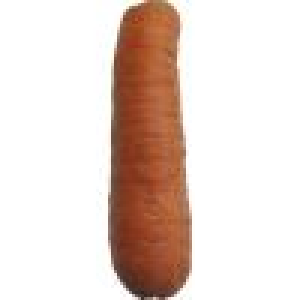
#> input picture images/train-images/carrot/r0_100_100.png, 100 x 100 px (shown 3 times larger)
$ python generate-batch-workspace-test-images.py
#> lines starting #> are read from the running program, lines starting #| are printed output that depends on the picture; after the words box and inside, x2 and y2 are one past the last pixel; in counts of white or black regions, pixels touching at a corner belong together
import os
import cv2
import random
import pandas as pd
import numpy as np
from datetime import datetime

# CONFIGURATION
CLASS_FOLDER = 'images/train-images/'       # Input folder containing class subfolders
OUTPUT_FOLDER = 'images/workspace-images/'  # Output folder for generated workspace images
CSV_FOLDER = 'images/ground-truth-csv/'     # Output folder for CSV files with ground-truth coordinates
WORKSPACE_SIZE = (800, 600)                 # Workspace image size (width, height)
NUM_CLASSES = 10                            # Number of objects to place per workspace image

# Create output folders if they do not already exist
os.makedirs(OUTPUT_FOLDER, exist_ok=True)
os.makedirs(CSV_FOLDER, exist_ok=True)

# Collect a list of tuples (image_path, class_name) from the class folders
class_images = []
for class_name in os.listdir(CLASS_FOLDER):
    class_dir = os.path.join(CLASS_FOLDER, class_name)
    if os.path.isdir(class_dir):
        for file in os.listdir(class_dir):
            if file.lower().endswith(('.png', '.jpg', '.jpeg')):
                class_images.append((os.path.join(class_dir, file), class_name))

# Function to place an object image into the workspace at (x, y)
def place_object(workspace, class_img, x, y):
    h, w = class_img.shape[:2]
    # Skip if the object would go outside the workspace
    if y + h > workspace.shape[0] or x + w > workspace.shape[1]:
        return workspace
    # If image has an alpha channel, use it for blending
    alpha = class_img[:, :, 3] / 255.0 if class_img.shape[2] == 4 else np.ones((h, w))
    for c in range(3):
        workspace[y:y+h, x:x+w, c] = (1 - alpha) * workspace[y:y+h, x:x+w, c] + alpha * class_img[:, :, c]
    return workspace

# Function to generate one workspace image and save its CSV
def generate_workspace_image(index=0):
    # Start with a white background
#> called with index = 0
    workspace = np.ones((WORKSPACE_SIZE[1], WORKSPACE_SIZE[0], 3), dtype=np.uint8) * 255
    records = []         # Stores class and center coordinates for CSV
    used_positions = []  # Stores placed object bounding boxes to prevent overlaps

    for _ in range(NUM_CLASSES):
        # Pick a random object from the dataset
        class_path, class_name = random.choice(class_images)
        class_img = cv2.imread(class_path, cv2.IMREAD_UNCHANGED)
#> class_img is the input picture: shape (100, 100, 4); mean B, G, R, A 207.6, 214.8, 230.3, 63.5
        if class_img is None:
            continue

        h, w = class_img.shape[:2]
#> h = 100; w = 100
        max_x = WORKSPACE_SIZE[0] - w
#> max_x = 700
        max_y = WORKSPACE_SIZE[1] - h
#> max_y = 500

        # Try up to 50 times to place object without overlap
        for attempt in range(50):
            x = random.randint(0, max_x)
            y = random.randint(0, max_y)
            box = (x, y, x + w, y + h)
            overlap = any(
                (x1 < box[2] and x2 > box[0] and y1 < box[3] and y2 > box[1])
                for x1, y1, x2, y2 in used_positions
            )
            if not overlap:
                used_positions.append(box)
                break
        else:
            # If overlap-free placement fails after 50 tries, skip this object
            continue
#> after the loop, used_positions = [(430, 20, 530, 120)]

        # Place object in the workspace
        workspace = place_object(workspace, class_img, x, y)
#> in place_object, `alpha = class_img[:, :, 3] / 255.0 if class_img.shape[2] == 4 else np...`:
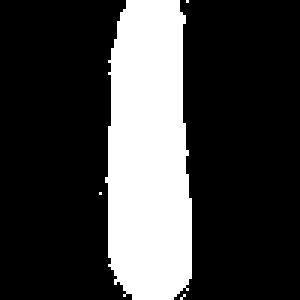
#> alpha: shape (100, 100) float64 (shown 3 times larger); values 0 (black) and 1 (white), 24.9% white; 4 white regions (3 under 20 px), largest, box (x1, y1, x2, y2) and area: (35, 0, 64, 100) 2488
#> after the loop in place_object, `for c in range(3):`:
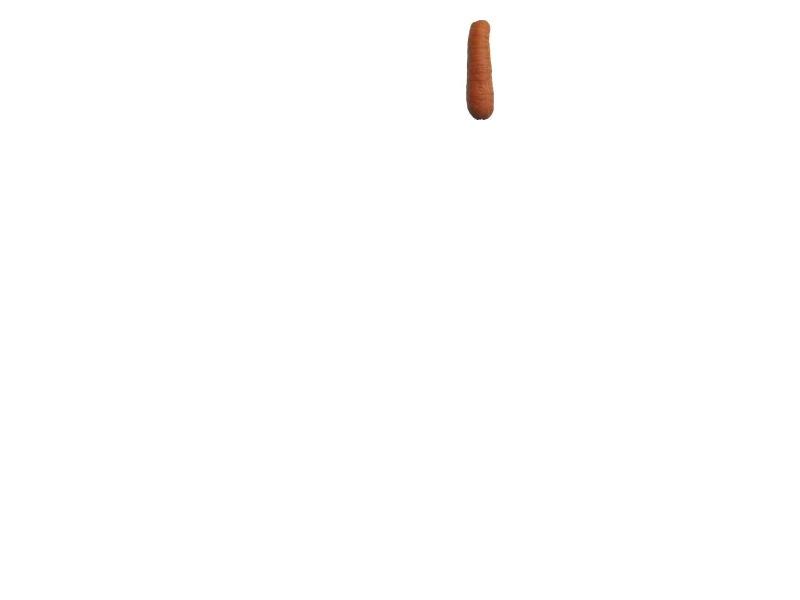
#> workspace: shape (600, 800, 3); mean B, G, R 254, 254.2, 254.5

        # Save center coordinates for CSV
        center_x = x + w // 2
#> center_x = 480
        center_y = y + h // 2
#> center_y = 70
        records.append({'class': class_name, 'x': center_x, 'y': center_y})

    # Create a timestamp for unique file names
    timestamp = datetime.now().strftime('%Y%m%d%H%M%S%f')[:-3]
    image_path = os.path.join(OUTPUT_FOLDER, f'workspace_{timestamp}.png')
    csv_path = os.path.join(CSV_FOLDER, f'workspace_{timestamp}.csv')

    # Save workspace image and ground truth CSV
    cv2.imwrite(image_path, workspace)
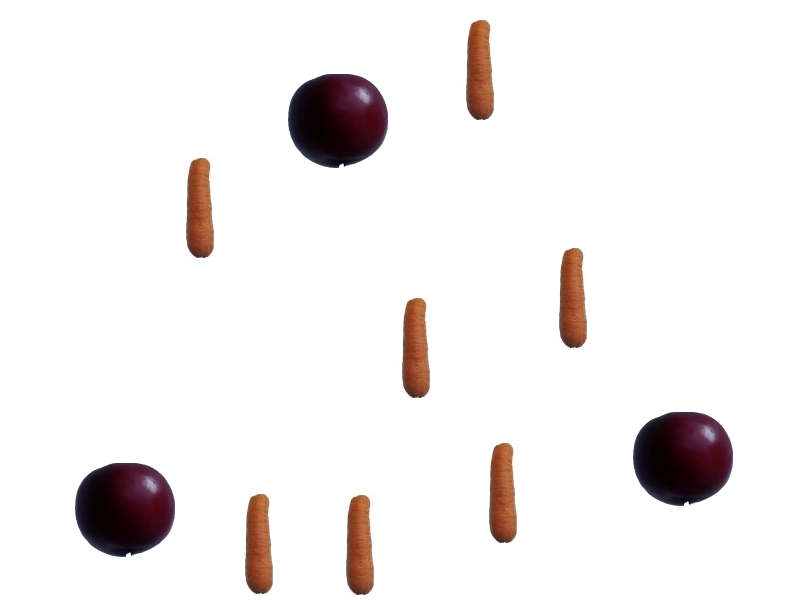
#> saved as workspace_20261120070611306.png: shape (600, 800, 3); mean B, G, R 237.6, 238, 241.5
    pd.DataFrame(records).to_csv(csv_path, index=False)
    print(f'✅ Saved: {image_path}, {csv_path}')
#| ✅ Saved: images/workspace-images/workspace_20261120070611306.png, images/ground-truth-csv/workspace_20261120070611306.csv

# Generate multiple workspace images
if __name__ == '__main__':
    NUMBER_OF_IMAGES = 50  # Total images to generate
    for i in range(NUMBER_OF_IMAGES):
        generate_workspace_image(i)
